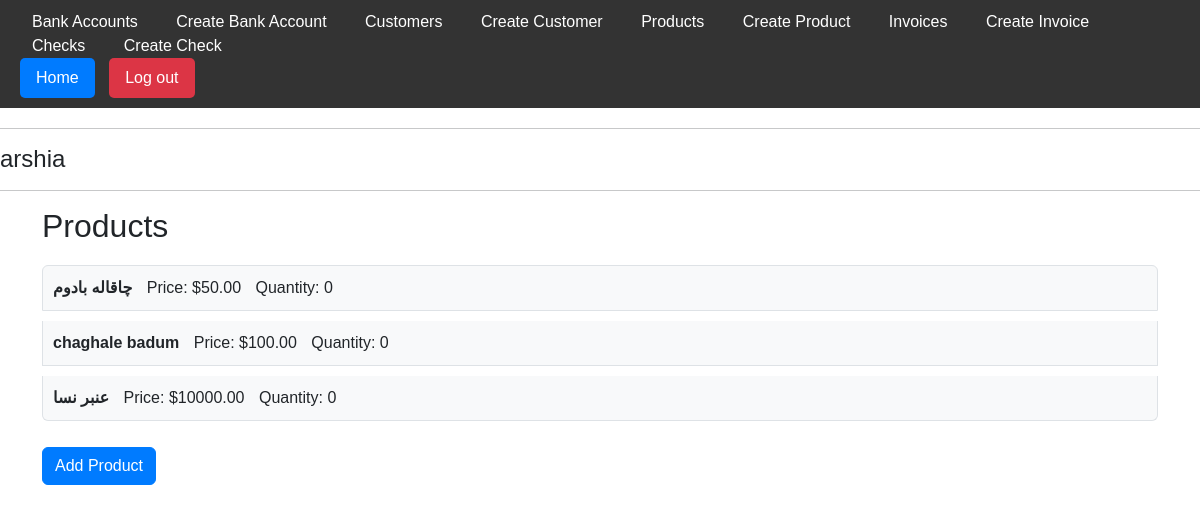
Page /products/ (signed in) on the earlier database version.
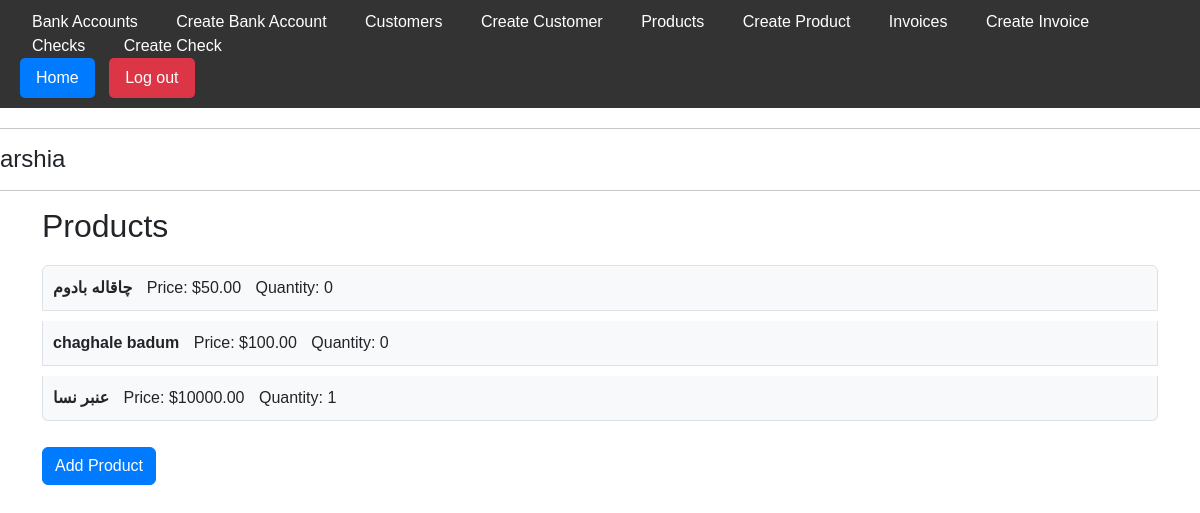
Same page on the later database version.
### app/models.py (models this page shows, shortened)
class Product(models.Model):
    user = models.ForeignKey(User, on_delete=models.CASCADE, null=True, blank=True)
    name = models.CharField(max_length=100)
    price = models.DecimalField(max_digits=10, decimal_places=2)
    quantity = models.PositiveIntegerField(default=0)

### app/views.py (the view)
# urls.py: path('products/', ProductListView.as_view(), name='product-list'),
class ProductListView(LoginRequiredMixin, ListView):
    model = Product
    template_name = 'app/product_list.html'
    def get_queryset(self):
        return Product.objects.filter(user=self.request.user)

### app/templates/app/product_list.html
{% extends 'app/base.html' %}
{% load static %}
{% block extra_css %}
<link rel="stylesheet" type="text/css" href="{% static 'css/product_list.css' %}">
{% endblock %}
{% block content %}
<div class="container">
  <h2>Products</h2>
  <ul class="list-group">
    {% for product in object_list %}
    <li class="list-group-item">
      <span class="product-name">{{ product.name }}</span>
      <span class="product-price">Price: ${{ product.price }}</span>
      <span class="product-quantity">Quantity: {{ product.quantity }}</span>
    </li>
    {% empty %}
    <li class="list-group-item">No products available</li>
    {% endfor %}
  </ul>
  <a href="{% url 'product-create' %}" class="btn btn-primary mt-3">Add Product</a>
</div>
{% endblock %}

Differences in the rows shown:
changed Product "عنبر نسا": quantity "0" → "1"
